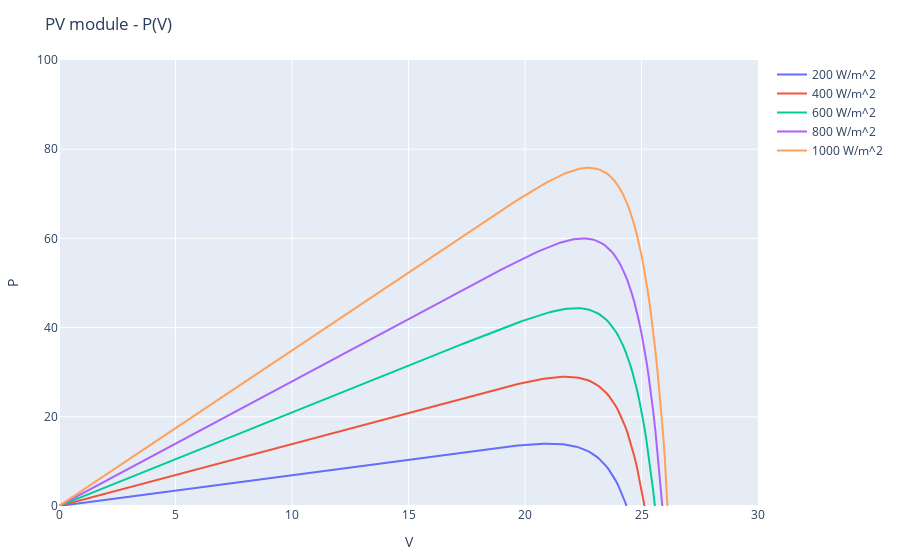

Write notebook code for a chart like this one.
### Code cell
plot([
scatter(x=V, y=P[:,1], mode="lines", name=labels[1]),
scatter(x=V, y=P[:,2], mode="lines", name=labels[2]),
scatter(x=V, y=P[:,3], mode="lines", name=labels[3]),
scatter(x=V, y=P[:,4], mode="lines", name=labels[4]),
scatter(x=V, y=P[:,5], mode="lines", name=labels[5])],
Layout(xaxis_range=[0,30], yaxis_range=[0,100], title="PV module - P(V)", xaxis_title="V", yaxis_title="P"))

### Figure 1 — Plotly figure (JSON) as saved in the notebook; plotly's stock layout.template omitted (floating-point values rounded to 4 significant figures; data arrays with more than 128 entries replaced by an {"elided": "..."} marker saying what was removed)
{"data": [{"mode": "lines", "name": "200 W/m^2", "type": "scatter", "x": {"elided": "301 float values"}, "y": {"elided": "301 float values"}}, {"mode": "lines", "name": "400 W/m^2", "type": "scatter", "x": {"elided": "301 float values"}, "y": {"elided": "301 float values"}}, {"mode": "lines", "name": "600 W/m^2", "type": "scatter", "x": {"elided": "301 float values"}, "y": {"elided": "301 float values"}}, {"mode": "lines", "name": "800 W/m^2", "type": "scatter", "x": {"elided": "301 float values"}, "y": {"elided": "301 float values"}}, {"mode": "lines", "name": "1000 W/m^2", "type": "scatter", "x": {"elided": "301 float values"}, "y": {"elided": "301 float values"}}], "layout": {"margin": {"b": 50, "l": 50, "r": 50, "t": 60}, "title": "PV module - P(V)", "xaxis": {"range": [0, 30], "title": {"text": "V"}}, "yaxis": {"range": [0, 100], "title": {"text": "P"}}}}
